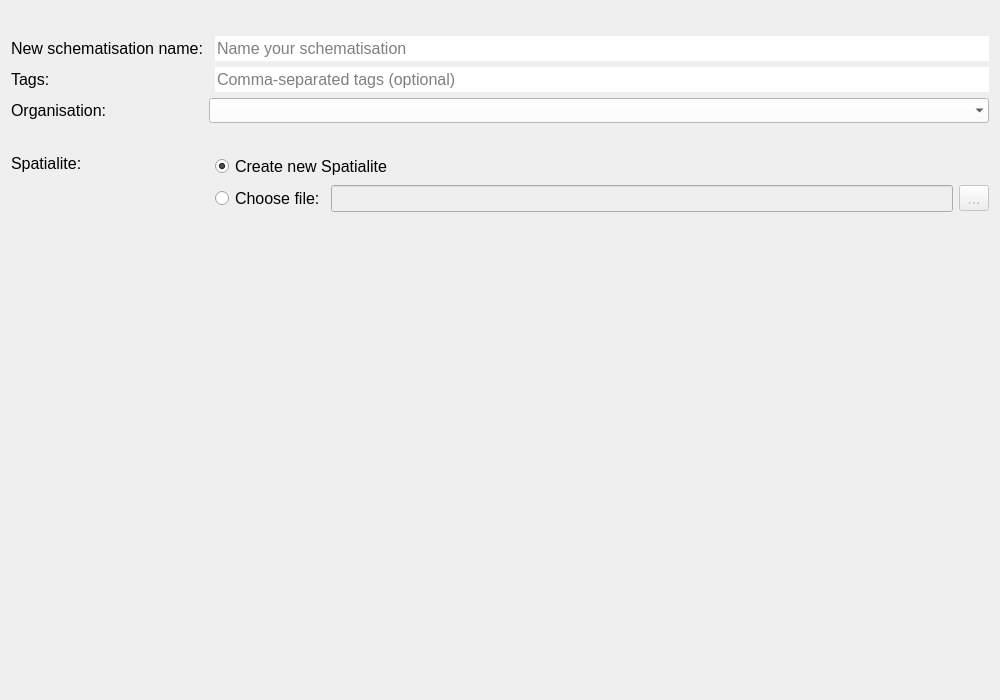
<?xml version="1.0" encoding="UTF-8"?>
<ui version="4.0">
 <class>Form</class>
 <widget class="QWidget" name="Form">
  <property name="windowModality">
   <enum>Qt::NonModal</enum>
  </property>
  <property name="geometry">
   <rect>
    <x>0</x>
    <y>0</y>
    <width>1000</width>
    <height>700</height>
   </rect>
  </property>
  <property name="sizePolicy">
   <sizepolicy hsizetype="Preferred" vsizetype="Minimum">
    <horstretch>0</horstretch>
    <verstretch>0</verstretch>
   </sizepolicy>
  </property>
  <property name="minimumSize">
   <size>
    <width>720</width>
    <height>0</height>
   </size>
  </property>
  <property name="font">
   <font>
    <family>Segoe UI</family>
   </font>
  </property>
  <property name="windowTitle">
   <string>Form</string>
  </property>
  <property name="autoFillBackground">
   <bool>true</bool>
  </property>
  <layout class="QGridLayout" name="gridLayout">
   <item row="7" column="0">
    <spacer name="verticalSpacer">
     <property name="orientation">
      <enum>Qt::Vertical</enum>
     </property>
     <property name="sizeHint" stdset="0">
      <size>
       <width>20</width>
       <height>40</height>
      </size>
     </property>
    </spacer>
   </item>
   <item row="3" column="0">
    <widget class="QLabel" name="label_2">
     <property name="minimumSize">
      <size>
       <width>175</width>
       <height>25</height>
      </size>
     </property>
     <property name="maximumSize">
      <size>
       <width>16777215</width>
       <height>16777215</height>
      </size>
     </property>
     <property name="font">
      <font>
       <family>Segoe UI</family>
       <pointsize>12</pointsize>
      </font>
     </property>
     <property name="text">
      <string>Tags:</string>
     </property>
    </widget>
   </item>
   <item row="6" column="0">
    <widget class="QLabel" name="label_4">
     <property name="font">
      <font>
       <family>Segoe UI</family>
       <pointsize>12</pointsize>
      </font>
     </property>
     <property name="text">
      <string>Spatialite:</string>
     </property>
     <property name="alignment">
      <set>Qt::AlignLeading|Qt::AlignLeft|Qt::AlignTop</set>
     </property>
    </widget>
   </item>
   <item row="2" column="2">
    <widget class="QLineEdit" name="le_schematisation_name">
     <property name="sizePolicy">
      <sizepolicy hsizetype="Expanding" vsizetype="Preferred">
       <horstretch>0</horstretch>
       <verstretch>0</verstretch>
      </sizepolicy>
     </property>
     <property name="minimumSize">
      <size>
       <width>0</width>
       <height>25</height>
      </size>
     </property>
     <property name="maximumSize">
      <size>
       <width>16777215</width>
       <height>16777215</height>
      </size>
     </property>
     <property name="font">
      <font>
       <family>Segoe UI</family>
       <pointsize>12</pointsize>
      </font>
     </property>
     <property name="autoFillBackground">
      <bool>false</bool>
     </property>
     <property name="styleSheet">
      <string notr="true">QLineEdit {background-color: white;}</string>
     </property>
     <property name="maxLength">
      <number>80</number>
     </property>
     <property name="frame">
      <bool>false</bool>
     </property>
     <property name="placeholderText">
      <string>Name your schematisation</string>
     </property>
    </widget>
   </item>
   <item row="5" column="0">
    <spacer name="verticalSpacer_3">
     <property name="orientation">
      <enum>Qt::Vertical</enum>
     </property>
     <property name="sizeType">
      <enum>QSizePolicy::Fixed</enum>
     </property>
     <property name="sizeHint" stdset="0">
      <size>
       <width>20</width>
       <height>25</height>
      </size>
     </property>
    </spacer>
   </item>
   <item row="1" column="0">
    <spacer name="verticalSpacer_2">
     <property name="orientation">
      <enum>Qt::Vertical</enum>
     </property>
     <property name="sizeType">
      <enum>QSizePolicy::Fixed</enum>
     </property>
     <property name="sizeHint" stdset="0">
      <size>
       <width>20</width>
       <height>25</height>
      </size>
     </property>
    </spacer>
   </item>
   <item row="2" column="0">
    <widget class="QLabel" name="label">
     <property name="sizePolicy">
      <sizepolicy hsizetype="Preferred" vsizetype="Preferred">
       <horstretch>0</horstretch>
       <verstretch>0</verstretch>
      </sizepolicy>
     </property>
     <property name="minimumSize">
      <size>
       <width>175</width>
       <height>25</height>
      </size>
     </property>
     <property name="maximumSize">
      <size>
       <width>16777215</width>
       <height>16777215</height>
      </size>
     </property>
     <property name="font">
      <font>
       <family>Segoe UI</family>
       <pointsize>12</pointsize>
      </font>
     </property>
     <property name="text">
      <string>New schematisation name:</string>
     </property>
    </widget>
   </item>
   <item row="0" column="0" colspan="3">
    <layout class="QVBoxLayout" name="svg_lout"/>
   </item>
   <item row="4" column="0">
    <widget class="QLabel" name="label_3">
     <property name="minimumSize">
      <size>
       <width>175</width>
       <height>25</height>
      </size>
     </property>
     <property name="maximumSize">
      <size>
       <width>16777215</width>
       <height>16777215</height>
      </size>
     </property>
     <property name="font">
      <font>
       <family>Segoe UI</family>
       <pointsize>12</pointsize>
      </font>
     </property>
     <property name="text">
      <string>Organisation:</string>
     </property>
    </widget>
   </item>
   <item row="3" column="2">
    <widget class="QLineEdit" name="le_tags">
     <property name="sizePolicy">
      <sizepolicy hsizetype="Expanding" vsizetype="Preferred">
       <horstretch>0</horstretch>
       <verstretch>0</verstretch>
      </sizepolicy>
     </property>
     <property name="minimumSize">
      <size>
       <width>0</width>
       <height>25</height>
      </size>
     </property>
     <property name="maximumSize">
      <size>
       <width>16777215</width>
       <height>16777215</height>
      </size>
     </property>
     <property name="font">
      <font>
       <family>Segoe UI</family>
       <pointsize>12</pointsize>
      </font>
     </property>
     <property name="styleSheet">
      <string notr="true">QLineEdit {background-color: white;}</string>
     </property>
     <property name="frame">
      <bool>false</bool>
     </property>
     <property name="placeholderText">
      <string>Comma-separated tags (optional)</string>
     </property>
    </widget>
   </item>
   <item row="4" column="1" colspan="2">
    <widget class="QComboBox" name="cbo_organisations">
     <property name="minimumSize">
      <size>
       <width>300</width>
       <height>25</height>
      </size>
     </property>
     <property name="maximumSize">
      <size>
       <width>16777215</width>
       <height>16777215</height>
      </size>
     </property>
     <property name="font">
      <font>
       <family>Segoe UI</family>
       <pointsize>10</pointsize>
      </font>
     </property>
     <property name="styleSheet">
      <string notr="true">QComboBox {background-color:white; selection-background-color: lightgray;}</string>
     </property>
     <property name="frame">
      <bool>false</bool>
     </property>
    </widget>
   </item>
   <item row="6" column="2">
    <layout class="QGridLayout" name="gridLayout_2">
     <item row="0" column="0">
      <widget class="QRadioButton" name="rb_new_spatialite">
       <property name="font">
        <font>
         <family>Segoe UI</family>
         <pointsize>12</pointsize>
        </font>
       </property>
       <property name="text">
        <string>Create new Spatialite</string>
       </property>
       <property name="checked">
        <bool>true</bool>
       </property>
      </widget>
     </item>
     <item row="2" column="0">
      <layout class="QHBoxLayout" name="horizontalLayout_2">
       <property name="bottomMargin">
        <number>0</number>
       </property>
       <item>
        <widget class="QRadioButton" name="rb_existing_spatialite">
         <property name="font">
          <font>
           <family>Segoe UI</family>
           <pointsize>12</pointsize>
          </font>
         </property>
         <property name="text">
          <string>Choose file:</string>
         </property>
        </widget>
       </item>
       <item>
        <widget class="QLineEdit" name="le_spatialite_path">
         <property name="enabled">
          <bool>false</bool>
         </property>
         <property name="font">
          <font>
           <family>Segoe UI</family>
           <pointsize>12</pointsize>
          </font>
         </property>
        </widget>
       </item>
       <item>
        <widget class="QToolButton" name="btn_browse_spatialite">
         <property name="enabled">
          <bool>false</bool>
         </property>
         <property name="font">
          <font>
           <family>Segoe UI</family>
           <pointsize>12</pointsize>
          </font>
         </property>
         <property name="text">
          <string>...</string>
         </property>
        </widget>
       </item>
      </layout>
     </item>
    </layout>
   </item>
  </layout>
 </widget>
 <tabstops>
  <tabstop>le_schematisation_name</tabstop>
  <tabstop>le_tags</tabstop>
  <tabstop>cbo_organisations</tabstop>
 </tabstops>
 <resources/>
 <connections/>
</ui>
